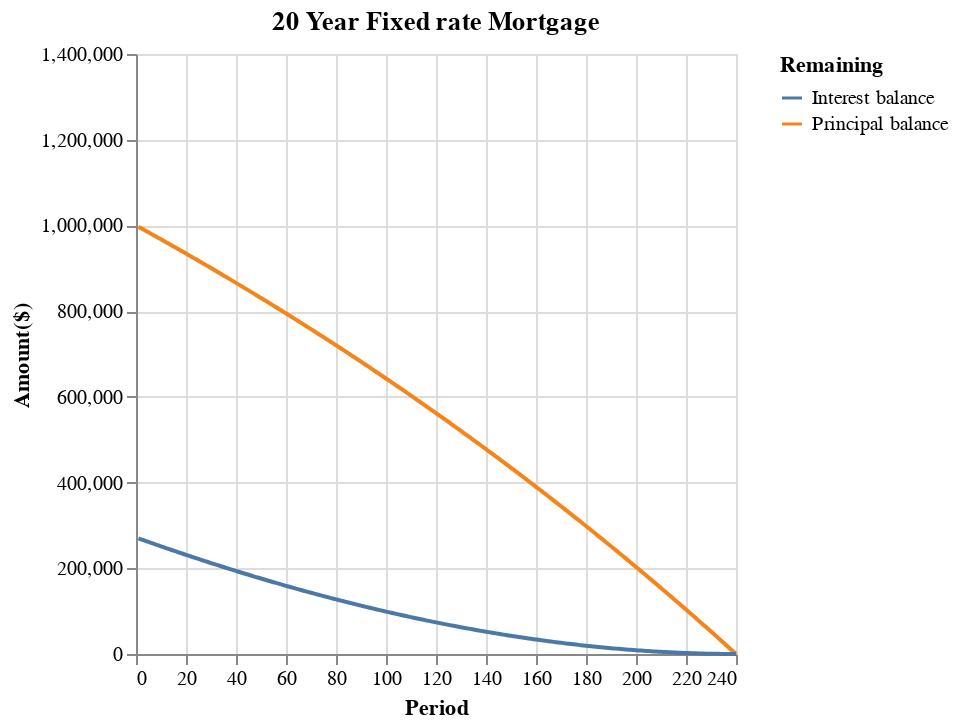

Notebook cell for this chart:
### Code cell
schedule_b_bal = schedule_b.copy()
schedule_b_bal["Interest balance"] = schedule_b_bal["Interest"].sum() - schedule_b_bal["Interest"].cumsum()
schedule_b_bal["Principal balance"] = schedule_b_bal["Principal"].sum() - schedule_b_bal["Principal"].cumsum()

schedule_b_melt = schedule_b_bal.drop(0).melt(id_vars="Period", value_vars=["Principal balance", "Interest balance"],
                                             value_name="Amount($)", var_name="Remaining")

b_plot = alt.Chart(schedule_b_melt).mark_line()\
            .encode(x="Period", y=alt.Y("Amount($)", scale=alt.Scale(domain=[0, 1_400_000])), color="Remaining")\
            .properties(title = "20 Year Fixed rate Mortgage")

b_plot

### Figure 1 — Vega-Lite specification as saved in the notebook (floating-point values rounded to 4 significant figures; data arrays with more than 128 entries replaced by an {"elided": "..."} marker saying what was removed)
{"config": {"view": {"continuousWidth": 300, "continuousHeight": 300}}, "data": {"name": "data-1e2b051eb8937c131f5251eb07cf8e99"}, "mark": {"type": "line"}, "encoding": {"color": {"field": "Remaining", "type": "nominal"}, "x": {"field": "Period", "type": "quantitative"}, "y": {"field": "Amount($)", "scale": {"domain": [0, 1400000]}, "type": "quantitative"}}, "title": "20 Year Fixed rate Mortgage", "$schema": "https://vega.github.io/schema/vega-lite/v5.17.0.json", "datasets": {"data-1e2b051eb8937c131f5251eb07cf8e99": {"elided": "480 records"}}}
